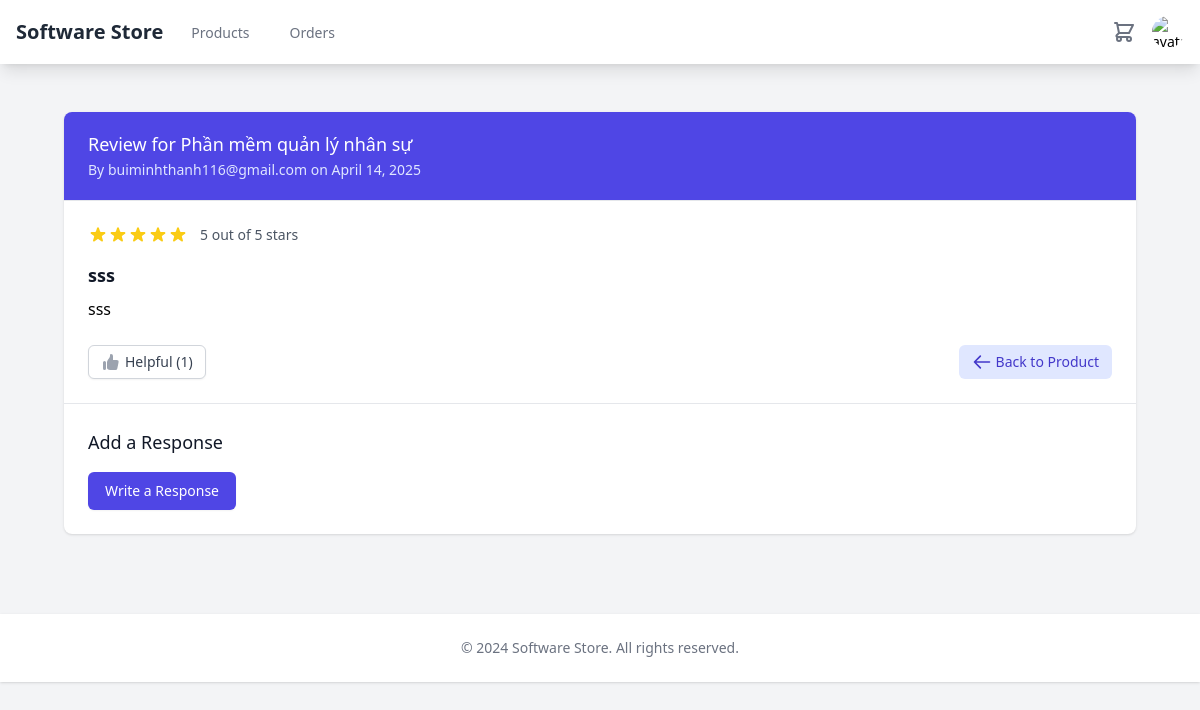
The page /reviews/6/ (signed in) on the database as committed earlier.
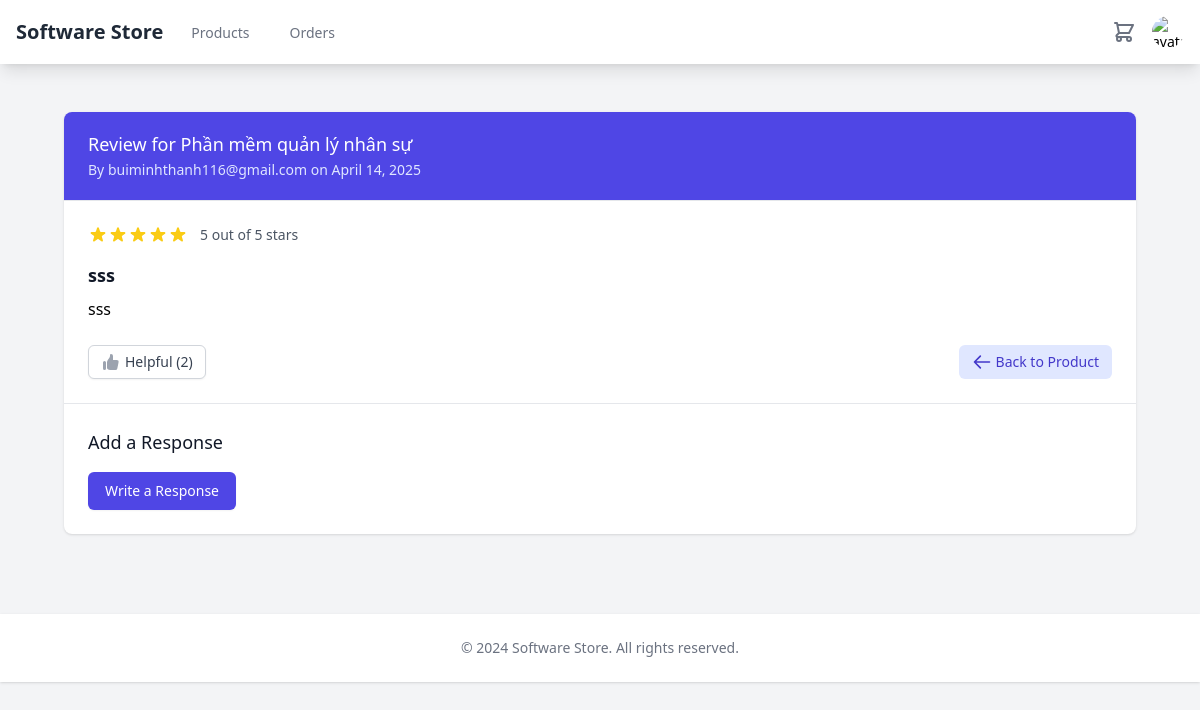
The same page on the database as committed later.
### reviews/models.py (models this page shows, shortened)
class Review(models.Model):
    RATING_CHOICES = (
        (1, _('1 Star')),
        (2, _('2 Stars')),
        (3, _('3 Stars')),
        (4, _('4 Stars')),
        (5, _('5 Stars')),
    )
    product = models.ForeignKey(Product, on_delete=models.CASCADE, related_name='reviews_set')
    user = models.ForeignKey(User, on_delete=models.CASCADE, related_name='reviews')
    rating = models.PositiveIntegerField(
        _('rating'),
        choices=RATING_CHOICES,
        validators=[MinValueValidator(1), MaxValueValidator(5)]
    )
    title = models.CharField(_('title'), max_length=200)
    content = models.TextField(_('content'))
    is_verified_purchase = models.BooleanField(_('verified purchase'), default=False)
    helpful_votes = models.ManyToManyField(User, related_name='helpful_reviews', blank=True)
    helpful_count = models.PositiveIntegerField(_('helpful votes'), default=0)
    is_approved = models.BooleanField(_('is approved'), default=False)
    created_at = models.DateTimeField(auto_now_add=True)
    updated_at = models.DateTimeField(auto_now=True)
    class Meta:
        verbose_name = _('review')
        verbose_name_plural = _('reviews')
        ordering = ['-created_at']
        unique_together = ['product', 'user']

### products/models.py (models this page shows, shortened)
class Product(models.Model):
    SOFTWARE_TYPES = (
        ('desktop', _('Desktop Application')),
        ('web', _('Web Application')),
        ('mobile', _('Mobile Application')),
        ('plugin', _('Plugin/Extension')),
        ('other', _('Other')),
    )
    LICENSE_TYPES = (
        ('single', _('Single User')),
        ('multi', _('Multi User')),
        ('enterprise', _('Enterprise')),
        ('subscription', _('Subscription')),
    )
    name = models.CharField(_('name'), max_length=200)
    slug = models.SlugField(unique=True)
    description = models.TextField(_('description'))
    category = models.ForeignKey(Category, on_delete=models.CASCADE, related_name='products')
    developer = models.ForeignKey(User, on_delete=models.CASCADE, related_name='developed_products')
    version = models.CharField(_('version'), max_length=50)
    software_type = models.CharField(_('software type'), max_length=20, choices=SOFTWARE_TYPES)
    license_type = models.CharField(_('license type'), max_length=20, choices=LICENSE_TYPES)
    supported_platforms = models.CharField(_('supported platforms'), max_length=200)
    system_requirements = models.TextField(_('system requirements'), blank=True)
    file_size = models.CharField(_('file size'), max_length=50)
    price = models.DecimalField(_('price'), max_digits=12, decimal_places=0, validators=[MinValueValidator(0)])
    is_active = models.BooleanField(_('is active'), default=True)
    is_featured = models.BooleanField(_('is featured'), default=False)
    download_count = models.PositiveIntegerField(_('download count'), default=0)
    thumbnail = models.ImageField(_('thumbnail'), upload_to='products/thumbnails/')
    file = models.FileField(_('product file'), upload_to='products/files/', blank=True, null=True)
    demo_url = models.URLField(_('demo URL'), blank=True, null=True)
    download_url = models.URLField(_('download URL'), blank=True, null=True)
    created_at = models.DateTimeField(auto_now_add=True)
    updated_at = models.DateTimeField(auto_now=True)
    release_date = models.DateField(_('release date'))
    class Meta:
        verbose_name = _('product')
        verbose_name_plural = _('products')
        ordering = ['-created_at']
    def thumbnail_tag(self):
        if self.thumbnail:
            return mark_safe(f'<img src="{self.thumbnail.url}" width="50" height="50" />')
        return ""
    thumbnail_tag.short_description = 'Thumbnail Preview'

### accounts/models.py (models this page shows, shortened)
class User(AbstractUser):
    email = models.EmailField(_('email address'), unique=True)
    phone_number = models.CharField(_('phone number'), max_length=15, unique=True, null=True, blank=True)
    avatar = models.ImageField(_('avatar'), upload_to='avatars/', null=True, blank=True)
    address = models.TextField(_('address'), null=True, blank=True)
    company_name = models.CharField(_('company name'), max_length=100, null=True, blank=True)
    company_website = models.URLField(_('company website'), null=True, blank=True)
    is_email_verified = models.BooleanField(default=False)
    created_at = models.DateTimeField(auto_now_add=True)
    updated_at = models.DateTimeField(auto_now=True)
    groups = models.ManyToManyField(
        'auth.Group',
        verbose_name=_('groups'),
        blank=True,
        help_text=_(
            'The groups this user belongs to. A user will get all permissions '
            'granted to each of their groups.'
        ),
        related_name='custom_user_set',  # Thêm related_name
        related_query_name='user',
    )
    user_permissions = models.ManyToManyField(
        'auth.Permission',
        verbose_name=_('user permissions'),
        blank=True,
        help_text=_('Specific permissions for this user.'),
        related_name='custom_user_set',  # Thêm related_name
        related_query_name='user',
    )
    USERNAME_FIELD = 'email'
    REQUIRED_FIELDS = ['username']
    class Meta:
        verbose_name = _('user')
        verbose_name_plural = _('users')

### reviews/views.py (the view)
# urls.py: path('<int:pk>/', views.ReviewDetailView.as_view(), name='detail'),
class ReviewDetailView(DetailView):
    model = Review
    template_name = 'reviews/review_detail.html'
    context_object_name = 'review'

### cart/context_processors.py (called while the page is built)
def cart_processor(request):
    cart_count = 0
    cart_total = 0
    if request.user.is_authenticated:
        try:
            cart = Cart.objects.filter(user=request.user).first()
            if cart:
                cart_count = cart.count
                cart_total = cart.total
        except Exception:
            pass
    return {
        'cart_count': cart_count,
        'cart_total': cart_total
    }

### cart/models.py (called while the page is built)
    @property
    def total(self):
        return sum(item.product.price for item in self.items.all())

    @property
    def count(self):
        return self.items.count()

### orders/context_processors.py (called while the page is built)
def cart_info(request):
    cart = request.session.get('cart', {})
    cart_count = sum(cart.values())  # Tổng số lượng sản phẩm trong giỏ
    return {
        'cart_count': cart_count
    }

### templates/reviews/review_detail.html (shortened to what this page needs)
{% extends 'base.html' %}
{% load static %}
{% block content %}
<div class="max-w-7xl mx-auto py-6 sm:px-6 lg:px-8">
    <div class="bg-white shadow overflow-hidden sm:rounded-lg">
        <div class="px-4 py-5 sm:px-6 bg-indigo-600">
            <h3 class="text-lg leading-6 font-medium text-white">
                Review for {{ review.product.name }}
            </h3>
            <p class="mt-1 max-w-2xl text-sm text-indigo-100">
                By {{ review.user.get_full_name|default:review.user.email }} on {{ review.created_at|date:"F j, Y" }}
            </p>
        </div>
        <div class="border-t border-gray-200 px-4 py-5 sm:p-6">
            <div class="mb-4">
                <div class="flex items-center">
                    <div class="flex items-center">
                    </div>
                    <span class="ml-3 text-sm text-gray-600">{{ review.rating }} out of 5 stars</span>
                </div>
            </div>
            <h4 class="text-lg font-bold text-gray-900 mt-2">{{ review.title }}</h4>
            <p class="mt-2 text-base text-gray-700">{{ review.content|linebreaks }}</p>
            <div class="mt-6 flex items-center justify-between">
                <div>
                    <button type="button" class="helpful-button inline-flex items-center px-3 py-1.5 border border-gray-300 shadow-sm text-sm font-medium rounded-md text-gray-700 bg-white hover:bg-gray-50 focus:outline-none focus:ring-2 focus:ring-offset-2 focus:ring-indigo-500" data-review-id="{{ review.id }}">
                        Helpful ({{ review.helpful_count }})
                    </button>
                </div>
                <a href="{% url 'products:detail' review.product.id %}" class="inline-flex items-center px-3 py-1.5 border border-transparent text-sm font-medium rounded-md text-indigo-700 bg-indigo-100 hover:bg-indigo-200 focus:outline-none focus:ring-2 focus:ring-offset-2 focus:ring-indigo-500">
                    <svg class="h-5 w-5 mr-1" xmlns="http://www.w3.org/2000/svg" fill="none" viewBox="0 0 24 24" stroke="currentColor">
                        <path stroke-linecap="round" stroke-linejoin="round" stroke-width="2" d="M10 19l-7-7m0 0l7-7m-7 7h18" />
                    </svg>
                    Back to Product
                </a>
            </div>
        </div>
        {% if user.is_authenticated %}
            <div class="border-t border-gray-200 px-4 py-5 sm:p-6">
                <h4 class="text-lg font-medium text-gray-900 mb-4">Add a Response</h4>
                <a href="{% url 'reviews:create_response' review.id %}" class="inline-flex items-center px-4 py-2 border border-transparent text-sm font-medium rounded-md shadow-sm text-white bg-indigo-600 hover:bg-indigo-700 focus:outline-none focus:ring-2 focus:ring-offset-2 focus:ring-indigo-500">
                    Write a Response
                </a>
            </div>
        {% endif %}
    </div>
</div>
{% endblock %}

Rows that differ between the two databases and show on the page:
changed Review "sss": helpful_count "1" → "2"
